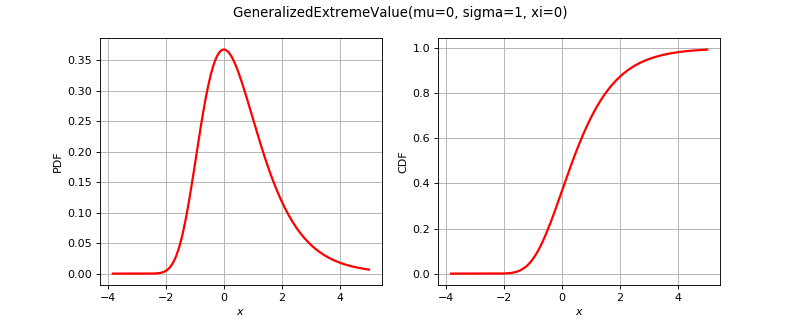

This figure's Python source:
import openturns as ot
from matplotlib import pyplot as plt
from openturns.viewer import View
if (ot.GeneralizedExtremeValue().__class__.__name__=='ComposedDistribution'):
    correlation = ot.CorrelationMatrix(2)
    correlation[1, 0] = 0.25
    aCopula = ot.NormalCopula(correlation)
    marginals = [ot.Normal(1.0, 2.0), ot.Normal(2.0, 3.0)]
    distribution = ot.ComposedDistribution(marginals, aCopula)
elif (ot.GeneralizedExtremeValue().__class__.__name__=='CumulativeDistributionNetwork'):
    distribution = ot.CumulativeDistributionNetwork([ot.Normal(2),ot.Dirichlet([0.5, 1.0, 1.5])], ot.BipartiteGraph([[0,1], [0,1]]))
elif (ot.GeneralizedExtremeValue().__class__.__name__=='Histogram'):
    distribution = ot.Histogram([-1.0, 0.5, 1.0, 2.0], [0.45, 0.4, 0.15])
else:
    distribution = ot.GeneralizedExtremeValue()
dimension = distribution.getDimension()
if dimension <= 2:
    if distribution.getDimension() == 1:
        distribution.setDescription(['$x$'])
        pdf_graph = distribution.drawPDF()
        cdf_graph = distribution.drawCDF()
        fig = plt.figure(figsize=(10, 4))
        plt.suptitle(str(distribution))
        pdf_axis = fig.add_subplot(121)
        cdf_axis = fig.add_subplot(122)
        View(pdf_graph, figure=fig, axes=[pdf_axis], add_legend=False)
        View(cdf_graph, figure=fig, axes=[cdf_axis], add_legend=False)
    else:
        distribution.setDescription(['$x_1$', '$x_2$'])
        pdf_graph = distribution.drawPDF()
        fig = plt.figure(figsize=(10, 5))
        plt.suptitle(str(distribution))
        pdf_axis = fig.add_subplot(111)
        View(pdf_graph, figure=fig, axes=[pdf_axis], add_legend=False)
